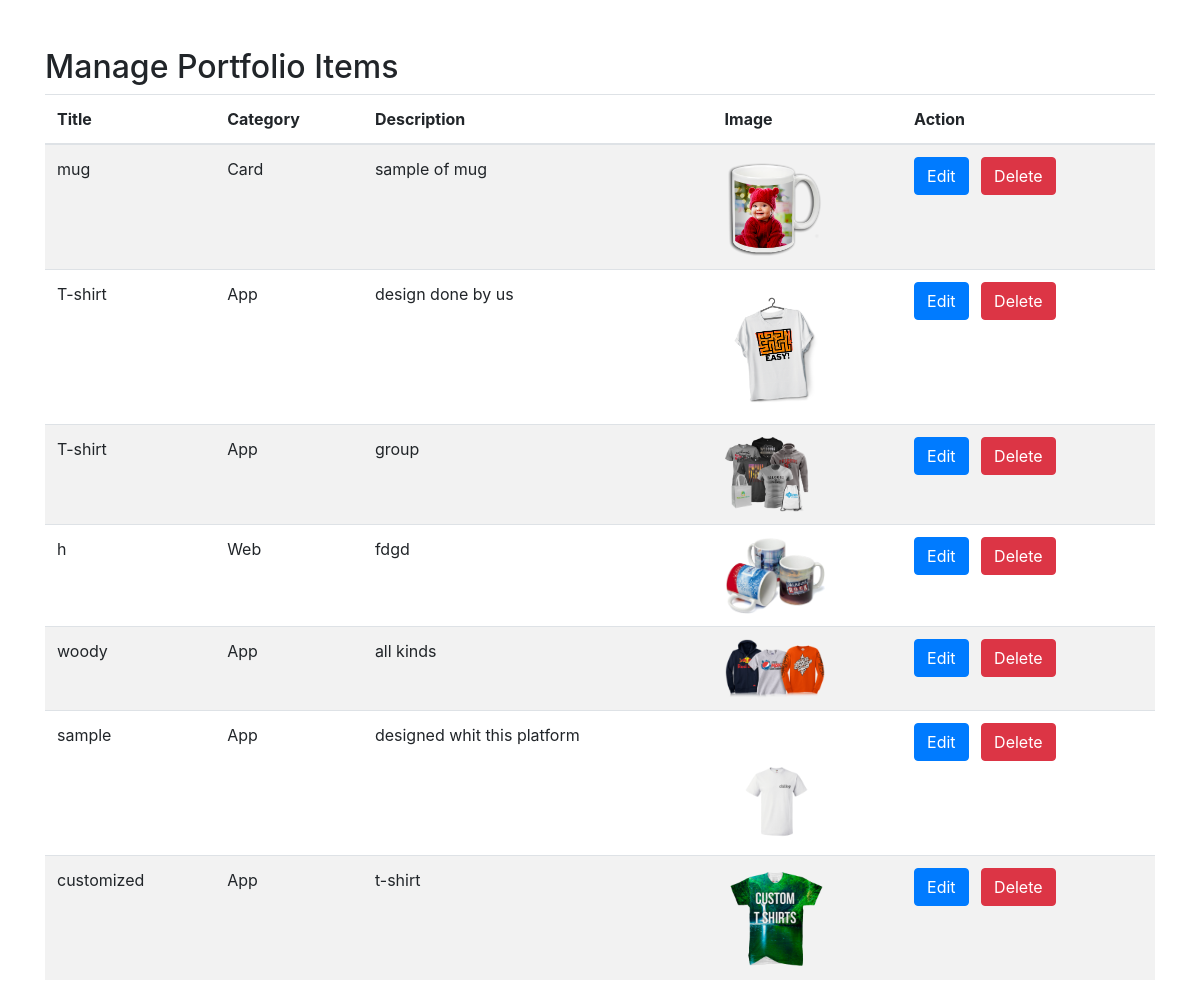
Page /manage_designs/ on the committed database.
### mysite/models.py (models this page shows, shortened)
class PortfolioItem(models.Model):
    CATEGORY_CHOICES = [
        ('App', 'App'),
        ('Card', 'Card'),
        ('Web', 'Web'),
    ]
    title = models.CharField(max_length=100)
    image = models.ImageField(upload_to='media/portfolio/')
    category = models.CharField(max_length=10, choices=CATEGORY_CHOICES)
    description = models.TextField()

### mysite/views.py (the view)
# urls.py: path('manage_designs/', views.manage_designs, name='manage_designs'),
def manage_designs(request):
    portfolio_items = PortfolioItem.objects.all()  # Fetch all portfolio items
    return render(request, 'manage_designs.html', {'portfolio_items': portfolio_items})

### templates/manage_designs.html (shortened to what this page needs)
<!DOCTYPE html>
<html>
<head>
    <link rel="stylesheet" href="https://maxcdn.bootstrapcdn.com/bootstrap/4.5.2/css/bootstrap.min.css">
</head>
<body>
    <div class="container mt-5">
        <h2>Manage Portfolio Items</h2>
        <table class="table table-striped">
            <thead>
                <tr>
                    <th>Title</th>
                    <th>Category</th>
                    <th>Description</th>
                    <th>Image</th>
                    <th>Action</th>
                </tr>
            </thead>
            <tbody>
                {% for item in portfolio_items %}
                <tr>
                    <td>{{ item.title }}</td>
                    <td>{{ item.category }}</td>
                    <td>{{ item.description }}</td>
                    <td><img src="{{ item.image.url }}" alt="Portfolio Image" style="width: 100px;"></td>
                    <td>
                        <a href="{% url 'edit_portfolio_item' item.id %}" class="btn btn-primary mr-2">Edit</a>
                        <form action="{% url 'delete_design' item.id %}" method="POST" style="display: inline-block;" onsubmit="return confirm('Are you sure you want to delete this item?');">
                            <button type="submit" class="btn btn-danger">Delete</button>
                        </form>
                    </td>
                </tr>
                {% endfor %}
            </tbody>
        </table>
    </div>
</body>
</html>

### rows in the picture
PortfolioItem: title "mug", category "Card", description "sample of mug", image (picture)
PortfolioItem: title "T-shirt", category "App", description "design done by us", image (picture)
PortfolioItem: title "T-shirt", category "App", description "group", image (picture)
PortfolioItem: title "h", category "Web", description "fdgd", image (picture)
PortfolioItem: title "woody", category "App", description "all kinds", image (picture)
PortfolioItem: title "sample", category "App", description "designed whit this platform", image (picture)
PortfolioItem: title "customized", category "App", description "t-shirt", image (picture)
